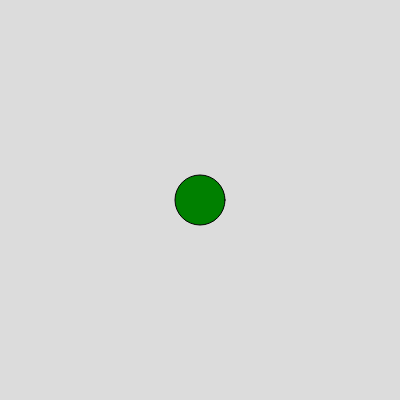
Frame 1 (no input)
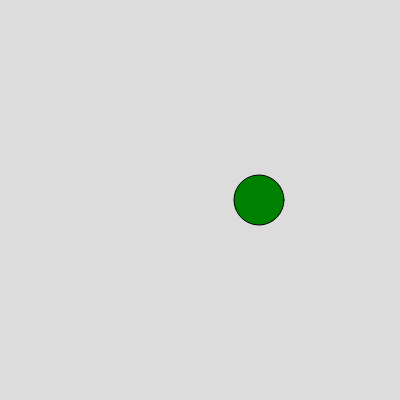
Frame 60 (no input)
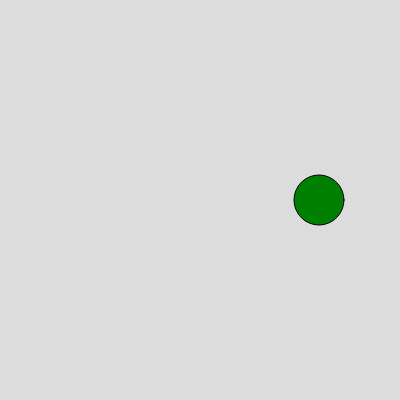
Frame 120 (the mouse pressed at the canvas centre since frame 60)

The p5.js sketch that drew these frames (run headless with seeded random() and noise() and a simulated clock; from frame 60 on, the mouse is pressed at the canvas centre):

// p5.js sketch
// ── sketch.js
var ball={
  x:200,
  y:200,
  r:50,
  xSpeed:0,
  ySpeed:0,
  color:["red","green","blue","purple"]

}


function setup() {
  createCanvas(400, 400);


  
}

function draw() {
  background(220);

  fill(ball.color[1]);
  ellipse(ball.x,ball.y,ball.r,ball.r);
  ball.xSpeed=1;
  ball.x=ball.x+ball.xSpeed
}
